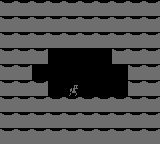

Rendered tile map (Tiled .tmx) drawn with the repository's tilesets; below, a short description and the full map source, tile grids included:
An orthogonal 10x9 tile map with 16x16 px tiles, 1 tile layer (Tile Layer 1).

<map version="1.2" tiledversion="1.2.4" orientation="orthogonal" renderorder="right-down" width="10" height="9" tilewidth="16" tileheight="16" infinite="0" nextlayerid="2" nextobjectid="1">
 <tileset firstgid="1" source="shootbug_tiledset.tsx" />
 <layer id="1" name="Tile Layer 1" width="10" height="9">
  <data encoding="csv">
4,4,4,4,4,4,4,4,4,4,
4,4,4,4,4,4,4,4,4,4,
4,4,4,4,4,4,4,4,4,4,
4,4,4,0,0,0,0,4,4,4,
4,4,0,0,0,0,0,0,4,4,
4,4,4,0,2,0,0,0,4,4,
4,4,4,4,4,4,4,4,4,4,
4,4,4,4,4,4,4,4,4,4,
4,4,4,4,4,4,4,4,4,4
</data>
 </layer>
</map>
